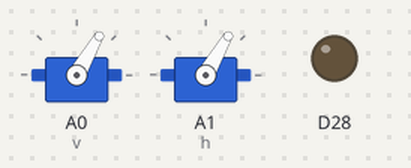
Simulated run of this sketch. Board: Arduino Zero (SAMD21). Shown: 2 × servo, output pins drawn as LEDs (lit = HIGH). What the sketch prints to the serial monitor is not drawn.

Above: at 0.1 s.
At 1.75 s:
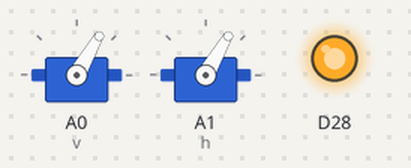
At 4.05 s:
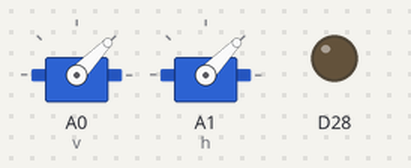
At 4.9 s:
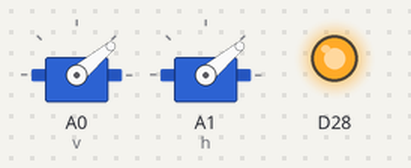
At 6.1 s:
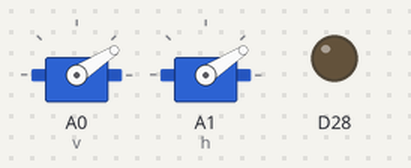
At 8.15 s:
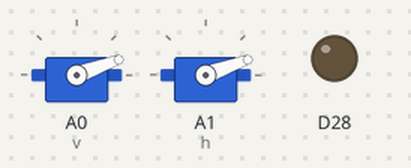
Timing chart, 0 to 10.6 s (numbered marks = the images above):
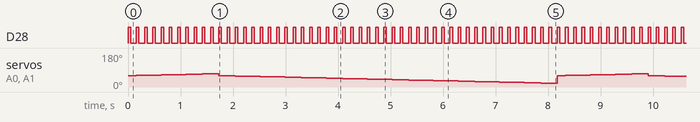

The sketch:

sweep.ino
```cpp
#include <Servo.h>
#include <math.h>
#define PI 3.141592653589793

const int num_samples = 512; // can't be changed. What does this do?

int sine_samples[num_samples]; // initialize int space
int ramp_samples[num_samples];
int count = 1;
int inByte = '0';


Servo v;
Servo h;

int pos = 45;

void setup() {

  v.attach(A0);
  h.attach(A1);
  pinMode(A14, OUTPUT);

  Serial.begin(9600);
  while(Serial == 0);
  for (int i = 0; i < num_samples; i++)
  {
    ramp_samples[i] = 0;
    sine_samples[i] = 2048 + 2048*(sin(2.0*PI*i/(1.0*num_samples))); // what does this do?
    //Serial.println(sine_samples[i]);
  }
  int j;
  for (j = 0; j < num_samples/2; j++)
  {
    ramp_samples[j] = j*8 + 2048;
  }
  for (; j < num_samples; j++)
  {
    ramp_samples[j] = j*8 - 2048;
  }


  analogWriteResolution(12);


}

void loop() {


  for (pos = 60; pos <= 70; pos += 1) {
    v.write(pos);
    h.write(pos);
    puff();
    delay(25);
  }
  for (pos = 60; pos >= 20; pos -= 1) {
    v.write(pos);
    h.write(pos);
    puff();
    delay(25);
  }
}

void play_data(int value)
{
  analogWrite(A14, value);
  //Serial.println(value);
}


void puff() {

  int i = 0;
  int sample_rate = 100;


    for (i = 0; i < num_samples; i++)
  {
    play_data(sine_samples[i]);
    //play_data(ramp_samples[i]);
    //i = (i + 1)%num_samples;
    if (i < 1*num_samples/4)
    {
      delayMicroseconds(100); //20*sample_rate originally
    }
    else
    {
      if (i == 1*num_samples/4)
      {
        delay(35); //15 originally
      }
      else
      {
        if (i < 3*num_samples/4)
        {
          delayMicroseconds(4); //sample_rate originally. Now 1 or 4 or 7
        }
        else
        {
          if (i == 3*num_samples/4)
          {
            delay(75); //50 originally
            Serial.print('*');
          }
          else
          {
            delayMicroseconds(50); //10*sample_rate originally
          }
        }
      }
    }
  }

}
```

Measured:
- by itself, D28: alternates HIGH for 0.05 s and LOW for 0.11 s
